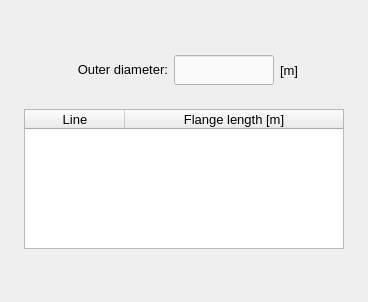
           <widget class="QWidget" name="tab_elements">
            <attribute name="title">
             <string>Element selection</string>
            </attribute>
            <layout class="QGridLayout" name="gridLayout_12">
             <property name="leftMargin">
              <number>4</number>
             </property>
             <property name="topMargin">
              <number>4</number>
             </property>
             <property name="rightMargin">
              <number>4</number>
             </property>
             <property name="bottomMargin">
              <number>4</number>
             </property>
             <property name="spacing">
              <number>4</number>
             </property>
             <item row="2" column="0">
              <widget class="QFrame" name="frame_5">
               <property name="frameShape">
                <enum>QFrame::NoFrame</enum>
               </property>
               <property name="frameShadow">
                <enum>QFrame::Raised</enum>
               </property>
               <layout class="QGridLayout" name="gridLayout_11">
                <item row="0" column="0">
                 <widget class="QTreeWidget" name="treeWidget_flange_by_elements">
                  <property name="minimumSize">
                   <size>
                    <width>320</width>
                    <height>140</height>
                   </size>
                  </property>
                  <property name="maximumSize">
                   <size>
                    <width>320</width>
                    <height>140</height>
                   </size>
                  </property>
                  <column>
                   <property name="text">
                    <string>Line</string>
                   </property>
                   <property name="font">
                    <font>
                     <pointsize>10</pointsize>
                    </font>
                   </property>
                   <property name="textAlignment">
                    <set>AlignCenter</set>
                   </property>
                  </column>
                  <column>
                   <property name="text">
                    <string>Flange length [m]</string>
                   </property>
                   <property name="font">
                    <font>
                     <pointsize>10</pointsize>
                    </font>
                   </property>
                   <property name="textAlignment">
                    <set>AlignCenter</set>
                   </property>
                  </column>
                 </widget>
                </item>
               </layout>
              </widget>
             </item>
             <item row="1" column="0">
              <widget class="QFrame" name="frame_2">
               <property name="minimumSize">
                <size>
                 <width>0</width>
                 <height>52</height>
                </size>
               </property>
               <property name="maximumSize">
                <size>
                 <width>16777215</width>
                 <height>52</height>
                </size>
               </property>
               <property name="frameShape">
                <enum>QFrame::NoFrame</enum>
               </property>
               <property name="frameShadow">
                <enum>QFrame::Raised</enum>
               </property>
               <layout class="QGridLayout" name="gridLayout_10">
                <property name="leftMargin">
                 <number>4</number>
                </property>
                <property name="topMargin">
                 <number>4</number>
                </property>
                <property name="rightMargin">
                 <number>4</number>
                </property>
                <property name="bottomMargin">
                 <number>4</number>
                </property>
                <property name="horizontalSpacing">
                 <number>6</number>
                </property>
                <property name="verticalSpacing">
                 <number>4</number>
                </property>
                <item row="0" column="0">
                 <spacer name="horizontalSpacer_9">
                  <property name="orientation">
                   <enum>Qt::Horizontal</enum>
                  </property>
                  <property name="sizeHint" stdset="0">
                   <size>
                    <width>40</width>
                    <height>20</height>
                   </size>
                  </property>
                 </spacer>
                </item>
                <item row="0" column="3">
                 <widget class="QLabel" name="label_unit_outer_diameter_element">
                  <property name="enabled">
                   <bool>true</bool>
                  </property>
                  <property name="minimumSize">
                   <size>
                    <width>40</width>
                    <height>30</height>
                   </size>
                  </property>
                  <property name="maximumSize">
                   <size>
                    <width>40</width>
                    <height>30</height>
                   </size>
                  </property>
                  <property name="font">
                   <font>
                    <pointsize>10</pointsize>
                   </font>
                  </property>
                  <property name="mouseTracking">
                   <bool>true</bool>
                  </property>
                  <property name="text">
                   <string>[m]</string>
                  </property>
                  <property name="alignment">
                   <set>Qt::AlignLeading|Qt::AlignLeft|Qt::AlignVCenter</set>
                  </property>
                 </widget>
                </item>
                <item row="0" column="1">
                 <widget class="QLabel" name="label_outer_diameter_element">
                  <property name="enabled">
                   <bool>true</bool>
                  </property>
                  <property name="minimumSize">
                   <size>
                    <width>120</width>
                    <height>30</height>
                   </size>
                  </property>
                  <property name="maximumSize">
                   <size>
                    <width>120</width>
                    <height>30</height>
                   </size>
                  </property>
                  <property name="font">
                   <font>
                    <pointsize>10</pointsize>
                   </font>
                  </property>
                  <property name="mouseTracking">
                   <bool>true</bool>
                  </property>
                  <property name="text">
                   <string>&lt;html&gt;&lt;head/&gt;&lt;body&gt;&lt;p align=&quot;right&quot;&gt;Outer diameter:&lt;/p&gt;&lt;/body&gt;&lt;/html&gt;</string>
                  </property>
                  <property name="alignment">
                   <set>Qt::AlignRight|Qt::AlignTrailing|Qt::AlignVCenter</set>
                  </property>
                 </widget>
                </item>
                <item row="0" column="2">
                 <widget class="QLineEdit" name="lineEdit_outer_diameter_element">
                  <property name="enabled">
                   <bool>true</bool>
                  </property>
                  <property name="minimumSize">
                   <size>
                    <width>100</width>
                    <height>30</height>
                   </size>
                  </property>
                  <property name="maximumSize">
                   <size>
                    <width>100</width>
                    <height>30</height>
                   </size>
                  </property>
                  <property name="sizeIncrement">
                   <size>
                    <width>0</width>
                    <height>26</height>
                   </size>
                  </property>
                  <property name="font">
                   <font>
                    <pointsize>10</pointsize>
                   </font>
                  </property>
                  <property name="focusPolicy">
                   <enum>Qt::ClickFocus</enum>
                  </property>
                  <property name="styleSheet">
                   <string notr="true">QLineEdit{color: rgb(0, 0, 0); background-color: rgb(250, 250, 250)}
QLineEdit:disabled{color: rgb(100, 100, 100); background-color: rgb(240, 240, 240)}</string>
                  </property>
                  <property name="alignment">
                   <set>Qt::AlignCenter</set>
                  </property>
                 </widget>
                </item>
                <item row="0" column="4">
                 <spacer name="horizontalSpacer_10">
                  <property name="orientation">
                   <enum>Qt::Horizontal</enum>
                  </property>
                  <property name="sizeHint" stdset="0">
                   <size>
                    <width>40</width>
                    <height>20</height>
                   </size>
                  </property>
                 </spacer>
                </item>
               </layout>
              </widget>
             </item>
             <item row="0" column="0">
              <spacer name="verticalSpacer">
               <property name="orientation">
                <enum>Qt::Vertical</enum>
               </property>
               <property name="sizeHint" stdset="0">
                <size>
                 <width>20</width>
                 <height>40</height>
                </size>
               </property>
              </spacer>
             </item>
             <item row="3" column="0">
              <spacer name="verticalSpacer_2">
               <property name="orientation">
                <enum>Qt::Vertical</enum>
               </property>
               <property name="sizeHint" stdset="0">
                <size>
                 <width>20</width>
                 <height>40</height>
                </size>
               </property>
              </spacer>
             </item>
            </layout>
           </widget>
